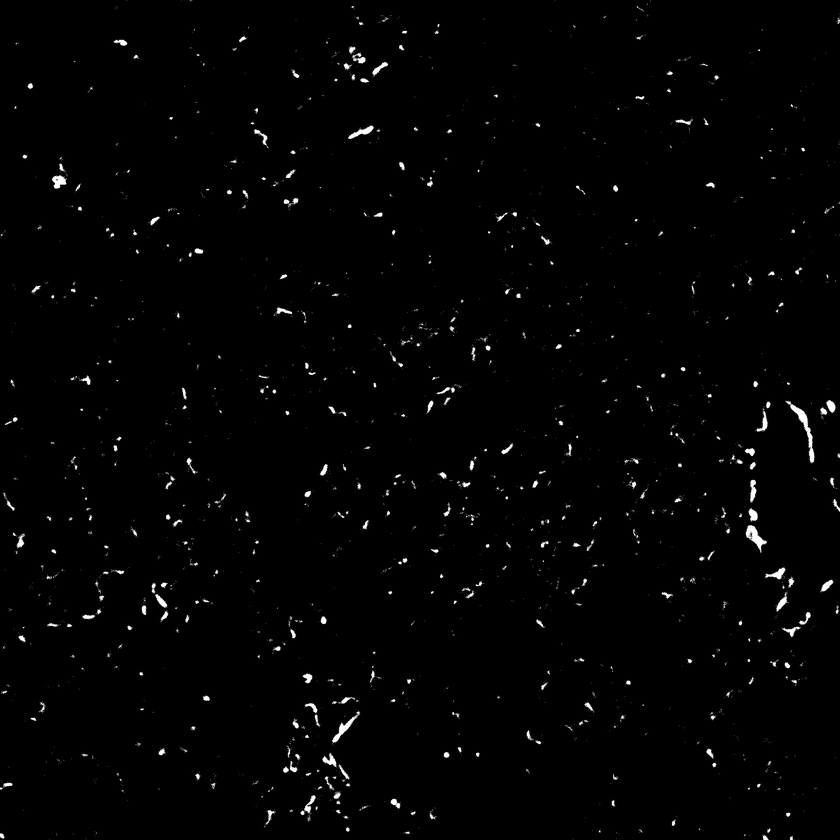
#> input picture data/imaging_subset/MASK_SK658 Slobe ch010048.jpg, 840 x 840 px, shrunk from 2048 x 2048 before the run; its folder holds 4 pictures in this run
$ jupyter execute manual_contours_subset.ipynb
#> lines starting #> are read from the running program, lines starting #| are printed output that depends on the picture; after the words box and inside, x2 and y2 are one past the last pixel; in counts of white or black regions, pixels touching at a corner belong together
[cell 1]
import pandas as pd
import os
import cv2
import numpy as np
import matplotlib.pyplot as plt
import time

images = pd.DataFrame()

data_path = r"data"
imaging_path = os.path.join(data_path, r"imaging_subset")
filenames = os.listdir(imaging_path)
depths = pd.read_csv(os.path.join(data_path, "depths.csv"))
#> (reads data/depths.csv from the repository)

for i in filenames:
    img = cv2.imread(os.path.join(imaging_path, i), 0)
#> img is the input picture: shape (840, 840); min 0, max 255, mean 3.2
    try:
        depth = depths[depths["Filenames"].str.lower() == i.lower()][
            "Depth from lung surface (in micrometers) where image was acquired"
        ].values[0]
        # some files are named with SK658 and some with Sk658
    except IndexError:
        print(f"couldn't find depth for file {i}")
        continue
    images = pd.concat(
        [images, pd.DataFrame([{"filename": i, "image": img, "depth": depth}])],
        ignore_index=True,
    )
#> images = table of 1 rows and 3 columns
slobe_images = images[images["filename"].str.contains("slobe", case=False)]
#> slobe_images = table of 4 rows and 3 columns
llobe_images = images[images["filename"].str.contains("llobe", case=False)]
#> llobe_images = table of 0 rows and 3 columns
print(images.shape)
#| (4, 3)
print(slobe_images.shape)
#| (4, 3)
print(llobe_images.shape)
#| (0, 3)

[cell 2]
# read progress from csv
progress_path = os.path.join(data_path, "manual_contour_area.csv")
if os.path.exists(progress_path):
    progress = pd.read_csv(progress_path)
#> (reads data/manual_contour_area.csv from the repository)
    labeled_files = progress["filename"].tolist()
    images = images[~images["filename"].isin(labeled_files)]
#> images = table of 4 rows and 3 columns
    print(f"Resuming from {len(labeled_files)} labeled files")
#| Resuming from 12 labeled files
    print(f"{images.shape[0]} files remaining to label")
#| 4 files remaining to label
else:
    print("Starting fresh")
manual_contour_area = pd.DataFrame()

# come back here to process another image

[cell 3]
# one at a time: display image, plot contours to find areas, save to csv, remove from images

# display image on top of stack
orig_img = images.iloc[-1]["image"]
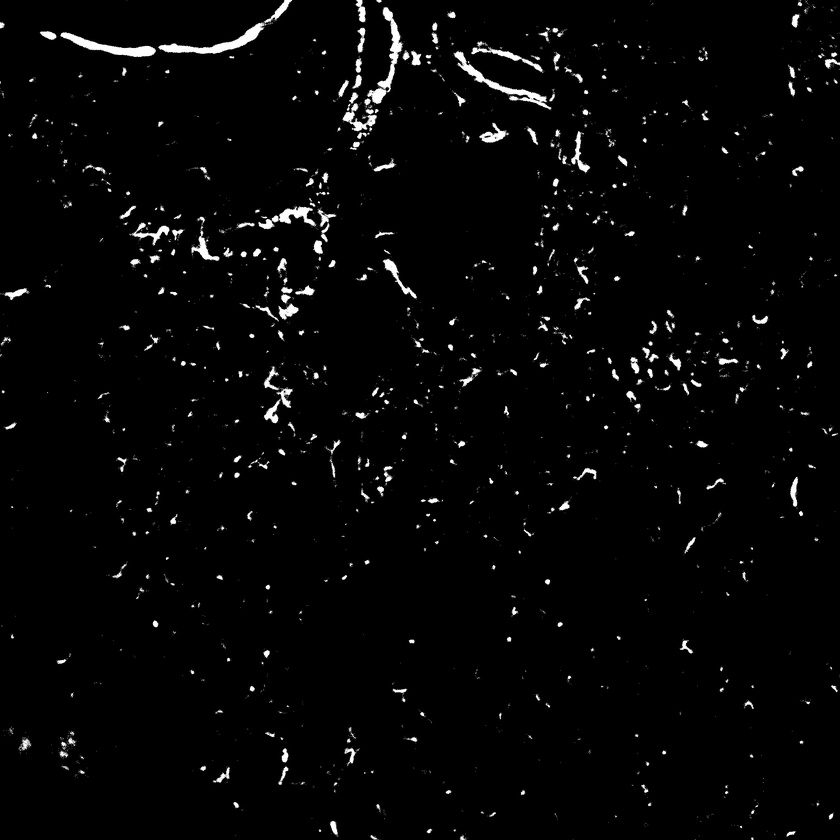
#> orig_img: shape (840, 840); min 0, max 255, mean 6.3
plt.imshow(orig_img, cmap="gray")
plt.show()

# reset updating_img
updating_img = orig_img.copy()

# remove small contours

[cell 4]
prev_img = updating_img.copy()
curr_img = orig_img.copy()
# work on updating img?
if input("Work on updating image? (y/n) ") == "y":
#> the answer given: y
    curr_img = updating_img

# ensure the image is in grayscale before finding contours
if len(curr_img.shape) == 3:
    curr_img = cv2.cvtColor(curr_img, cv2.COLOR_RGB2GRAY)

# remove small contours
contours, _ = cv2.findContours(
    curr_img, cv2.RETR_EXTERNAL, cv2.CHAIN_APPROX_SIMPLE
)
#> contours = 3503 contours, 3160 with area under 20; largest, box (x1, y1, x2, y2) and area: (328, 0, 448, 160) 5233, (185, 164, 344, 272) 4748, (624, 304, 768, 416) 3784, (35, 0, 296, 64) 3360, (236, 254, 320, 344) 2522
print("areas of top 10 contours:")
areas = [cv2.contourArea(cntr) for cntr in contours]
#> areas = 3503 values, max 5233 at index 3498, min 0 at index 0, mean 22.55
areas.sort(reverse=True)
print(areas[:10])
#| [5233.0, 4748.0, 3784.5, 3360.5, 2521.5, 2126.0, 2006.0, 1721.5, 1562.5, 1450.0]
time.sleep(0.1)  # to ensure print completes before input
cutoff_area = input("enter cutoff area for contours (default 1000): ")
try:
    cutoff_area = int(cutoff_area)
except: # default
    cutoff_area = 1000
for cntr in contours:
    if cv2.contourArea(cntr) > cutoff_area:
        continue
    convHull = cv2.convexHull(cntr)
    cv2.drawContours(
        curr_img, [convHull], -1, (0, 0, 0), thickness=cv2.FILLED
    )
curr_img = cv2.cvtColor(curr_img, cv2.COLOR_GRAY2RGB)
plt.imshow(curr_img)
plt.show()

updating_img = curr_img.copy()
